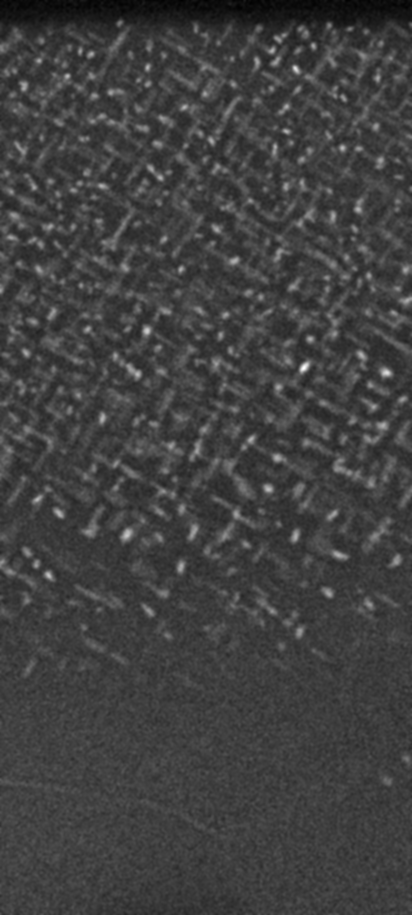
#> input picture images/1953 45000 x SI EDS-HAADF-Cr-at.bmp, 412 x 915 px, given as the content of the folder ./images/These Images to Find Void Density, which was not available
$ python void_analysis.py
#> lines starting #> are read from the running program, lines starting #| are printed output that depends on the picture; after the words box and inside, x2 and y2 are one past the last pixel; in counts of white or black regions, pixels touching at a corner belong together; pictures that were not available may be replaced by others from this repository, and a replacement may not be noted
import cv2 as cv
import numpy as np
from matplotlib import pyplot as plt
from scipy.interpolate import splrep, splev
from scipy.ndimage import gaussian_filter1d
import pandas as pd
import os
import shutil
import re


# Save data to a csv
def save_data(depth, profile, path):
    data = {
            "Depth (micrometers)": np.linspace(0, depth, len(profile)),
            "Profile": profile,
            }
    df = pd.DataFrame(data)
    try:
        df.to_csv(path, index=False)
        print("Saved", path)
    except Exception as e:
        print("Could not save.", e)


def get_profile(arr_val):
    return np.sum(np.all(arr_val == [0, 0, 0], axis=2), axis=1)


def get_image_depth(image_name):
    # For x3500, the scale bar (10 micrometer)
    #   is 130 pixels wide. The image is 769 pixels tall
    # For x1000, the scale bar (50 micrometer)
    #   is 185 pixels wide. The image is 769 pixels tall
    # For x200, the scale bar (200 micrometer)
    #   is 149 pixels wide. The image is 769 pixels tall
    print("Searching", image_name)
    x = re.search(r"\bx\d+", image_name)
    if x is None:
        return 1
    if x.group() == "x3500":
        return 10 * 769 / 130  # micrometer
    elif x.group() == "x1000":
        return 50 * 769 / 185  # micrometer
    elif x.group() == "x200":
        return 200 * 769 / 149  # micrometer
    else:
        return 1  # Unknown. Default to 1


def create_plot_binary(profile, height, image, path):
    plt.figure(figsize=(3, image.shape[0]/100), dpi=100)
    plt.plot(
            profile,
            np.linspace(0, height, image.shape[0]),
            color='red',
            )
    #  plt.xlabel("Void counts")
    #  plt.ylabel("Depth (μm)")
    plt.gca().invert_yaxis()
    plt.gca().set_ylim(height, 0)
    plt.gca().set_xlim(0, np.amax(profile))
    plt.axis('off')
    plt.subplots_adjust(left=0, right=1, top=1, bottom=0, hspace=0, wspace=0)
    plt.tight_layout(pad=0)
    plt.savefig(path)
    plt.close()


def conduct_analysis(input_path, output_path, threshold):
#> called with threshold = 45
    print(output_path)
    if not os.path.exists(output_path):
        os.mkdir(output_path)
        print("Made", output_path)
    for ext_dir in os.listdir(input_path):
        total_output_path = os.path.join(output_path, ext_dir)
        if not os.path.exists(total_output_path):
            os.mkdir(total_output_path)
            print("Made", total_output_path)
        subdir = os.path.join(input_path, ext_dir)
        print("For", subdir)
        for img_name in os.listdir(subdir):
            im_path = os.path.join(subdir, img_name)
            image_data = cv.imread(im_path)
#> image_data is the input picture: shape (915, 412, 3); min 0, max 255, mean 64.4
            image_data_cropped = image_data[0:-90, :]
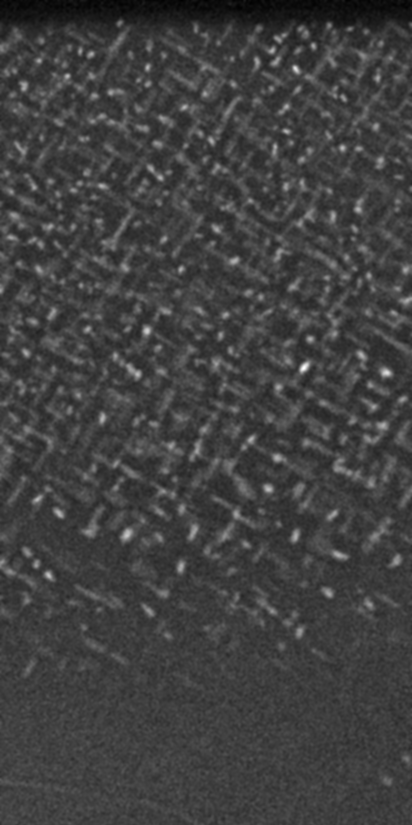
#> image_data_cropped: shape (825, 412, 3); min 0, max 255, mean 64.5
            img_no_ext = img_name.split('.')[0]
            depth = get_image_depth(img_no_ext)
            im_save_path = os.path.join(
                    total_output_path,
                    img_no_ext + "_threshold.png")
            profile_save_path = os.path.join(
                    total_output_path,
                    img_no_ext + "_profile.csv")
            plot_save_path = os.path.join(
                    total_output_path,
                    img_no_ext + "_plot.png")

            _, binary = cv.threshold(image_data_cropped,
                                     threshold,
                                     255,
                                     cv.THRESH_BINARY)
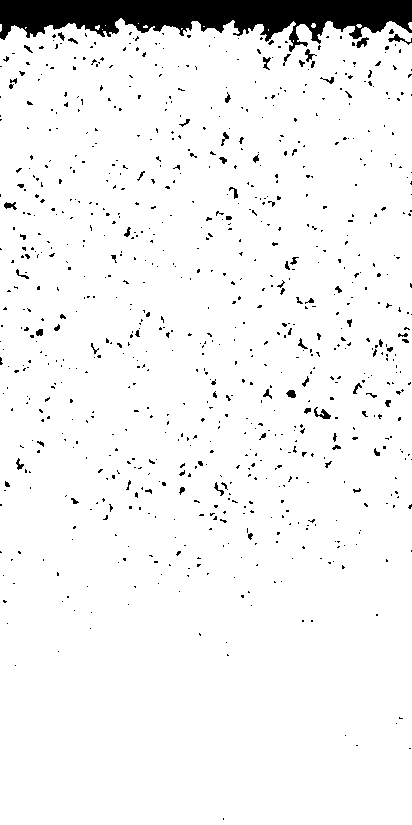
#> binary: shape (825, 412, 3); 94.7% white; 836 black regions (770 under 20 px), largest, box (x1, y1, x2, y2) and area: (0, 0, 412, 52) 12059, (314, 407, 331, 419) 90, (388, 34, 412, 45) 82
            profile = get_profile(binary)
#> profile = 825 values, max 412 at index 0, min 0 at index 147, mean 21.96
            create_plot_binary(profile, depth, binary, plot_save_path)
#> in create_plot_binary, `plt.savefig(path)`:
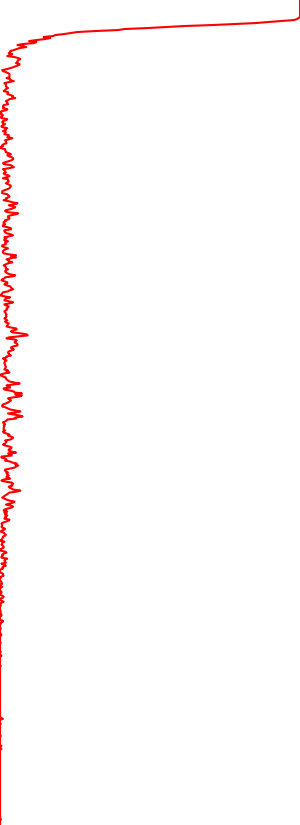
#> figure drawn by matplotlib, 1 panel
            plot_img = cv.imread(plot_save_path)
            os.remove(plot_save_path)
            save_data(depth, profile, profile_save_path)
#> in save_data, `df = pd.DataFrame(data)`: df = table of 825 rows and 2 columns
            image_data = cv.imwrite(
                    im_save_path,
                    np.concatenate(
                        (image_data_cropped, binary, plot_img),
                        axis=1)
                    )
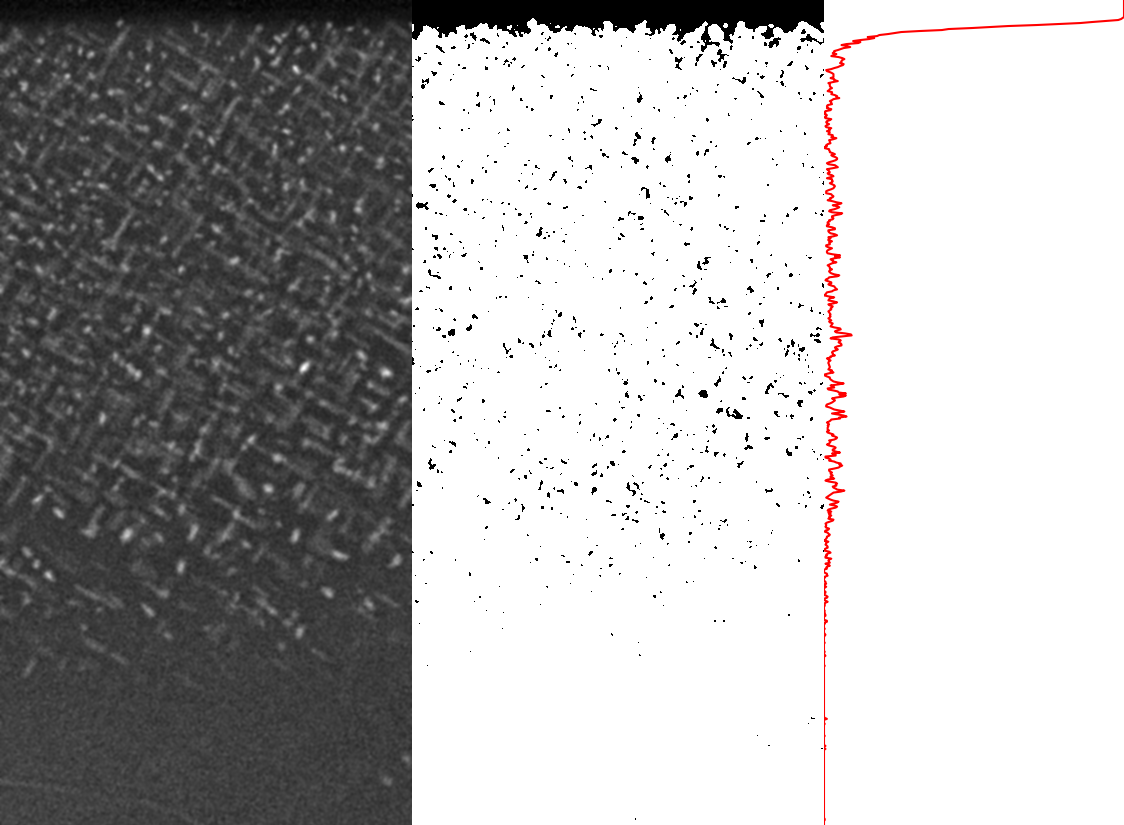
#> saved as 1953 45000 x SI EDS-HAADF-Cr-at_threshold.png: shape (825, 1124, 3); mean B, G, R 179.2, 179.2, 180.2
            print("Saved", im_save_path)
        print()
    #  print("Deleting", output_path)
    #  shutil.rmtree(output_path)


def main():
    images_dir = "images"
    files_subdir = "These Images to Find Void Density"
    output_dir_name = "output"
    input_dir = os.path.join(".", images_dir, files_subdir)
    output_dir = os.path.join(".", output_dir_name, files_subdir)
    threshold = 45
    conduct_analysis(input_dir, output_dir, threshold)


if __name__ == "__main__":
    main()
